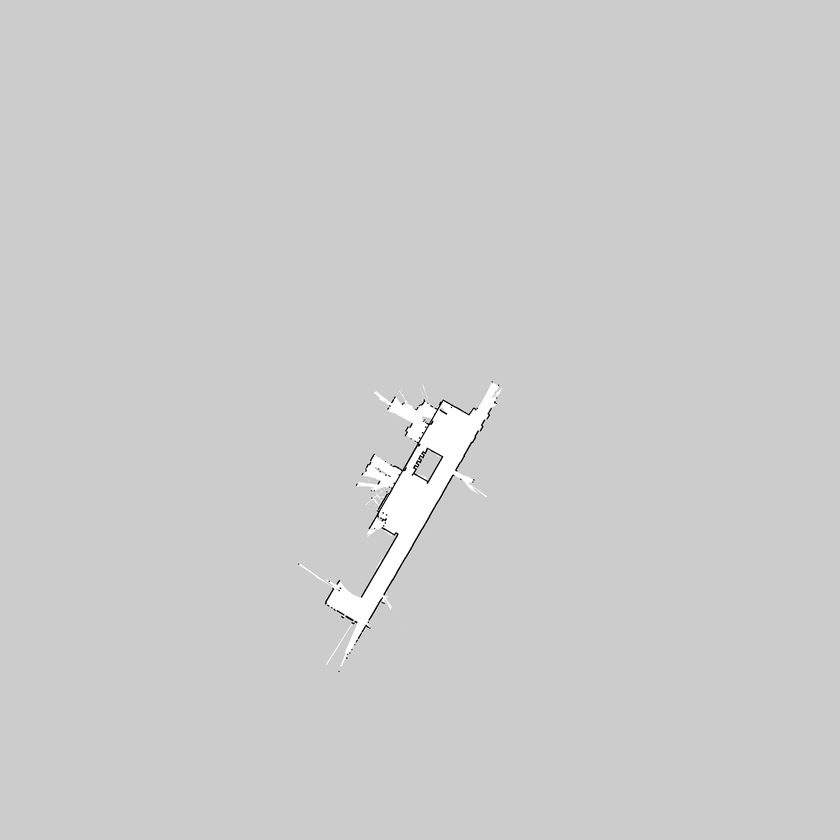
#> input picture map/chinokyoten1f.png, 840 x 840 px, shrunk from 4000 x 4000 before the run
$ python Fillwall.py ../map/chinokyoten1f.png out.png
#> lines starting #> are read from the running program, lines starting #| are printed output that depends on the picture; after the words box and inside, x2 and y2 are one past the last pixel; in counts of white or black regions, pixels touching at a corner belong together
#!/usr/bin/python3
# -*- coding: utf-8 -*-
import sys
import cv2
import numpy as np

img_path = sys.argv[1]
dst_path = sys.argv[2]

img = cv2.imread(img_path)
#> img is the input picture: shape (840, 840, 3); min 0, max 255, mean 204.4
bgrLower = np.array([5, 5, 5])
bgrUpper = np.array([230, 230, 230])
img_mask = cv2.bitwise_not(cv2.inRange(img, bgrLower, bgrUpper))
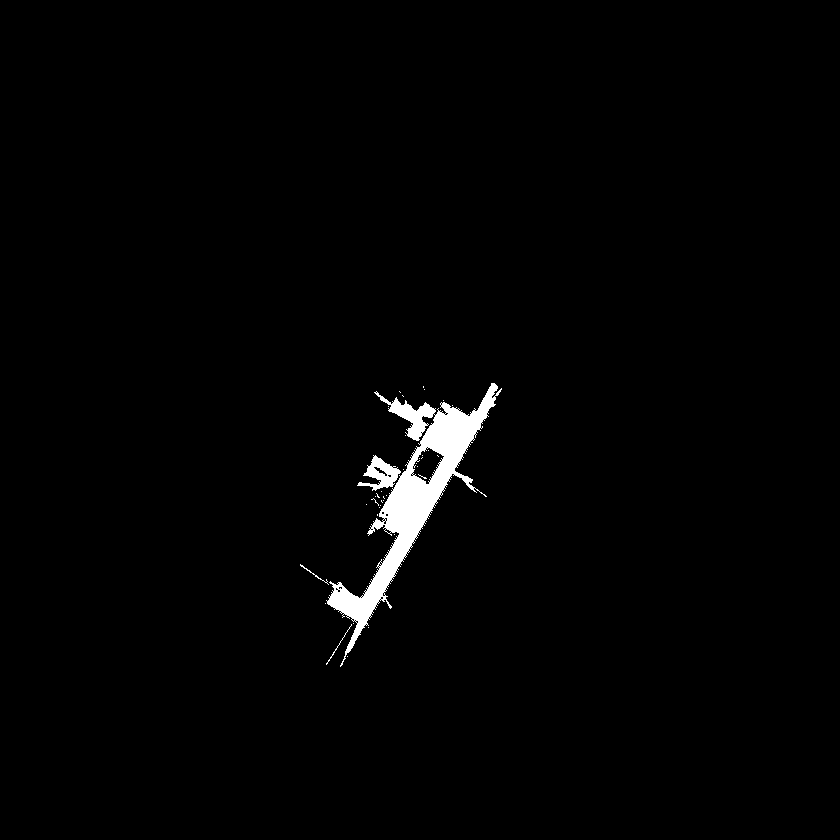
#> img_mask: shape (840, 840); 1.5% white; 38 white regions (34 under 20 px), largest, box (x1, y1, x2, y2) and area: (326, 383, 502, 667) 9625, (357, 455, 401, 491) 690, (300, 564, 329, 585) 47, (326, 624, 352, 665) 47
result = cv2.bitwise_and(img, img, mask=img_mask)

cv2.imwrite(dst_path, result)

$ run again, on map/chinokyoten3f.png
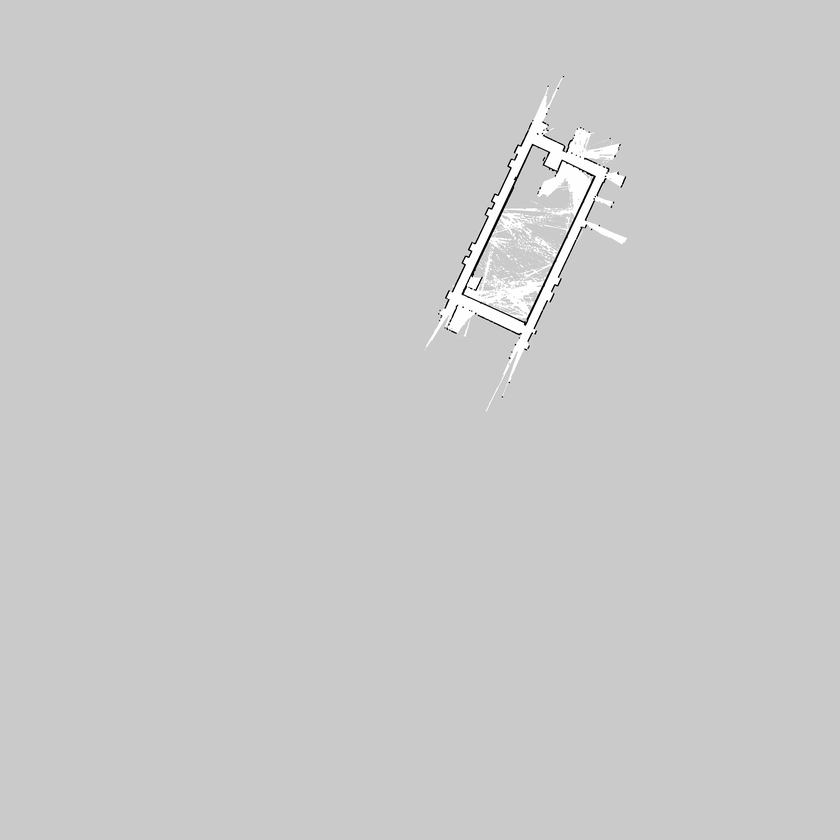
#> input picture map/chinokyoten3f.png, 840 x 840 px, shrunk from 4000 x 4000 before the run
#> img is the input picture: shape (840, 840, 3); min 0, max 255, mean 202.4
#> `img_mask = cv2.bitwise_not(cv2.inRange(img, bgrLower, bgrUpper))`:
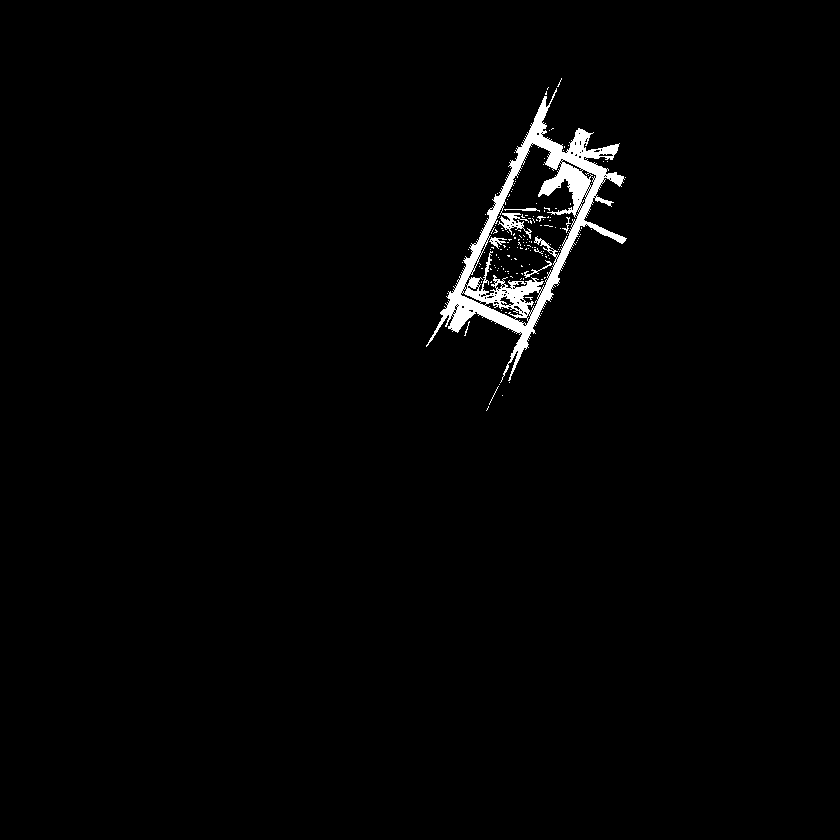
#> img_mask: shape (840, 840); 1.6% white; 160 white regions (153 under 20 px), largest, box (x1, y1, x2, y2) and area: (426, 88, 627, 383) 10519, (489, 237, 507, 249) 86, (524, 260, 552, 278) 77
